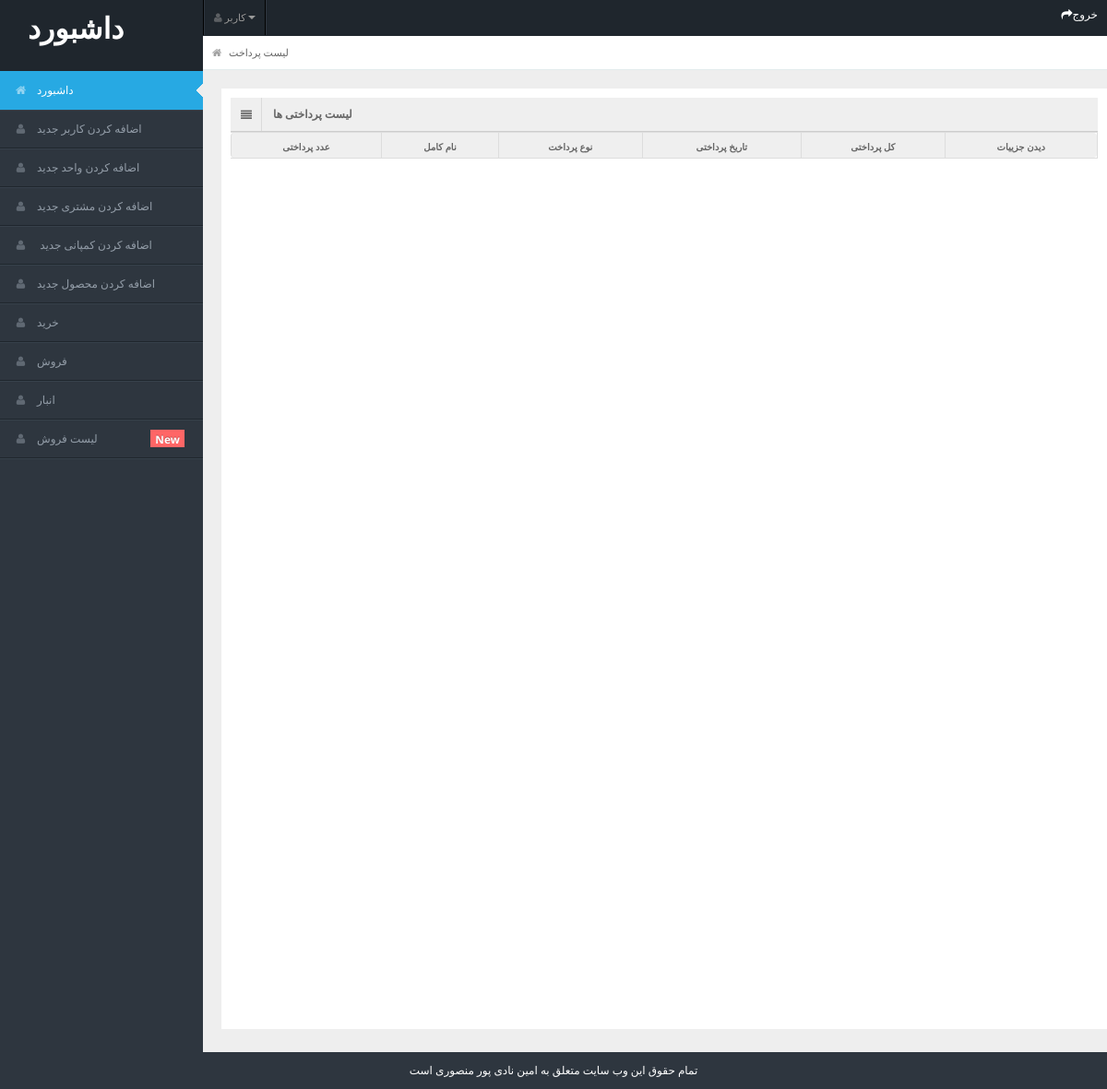
/admin/view_bills.php, run on an earlier commit of the app's database.
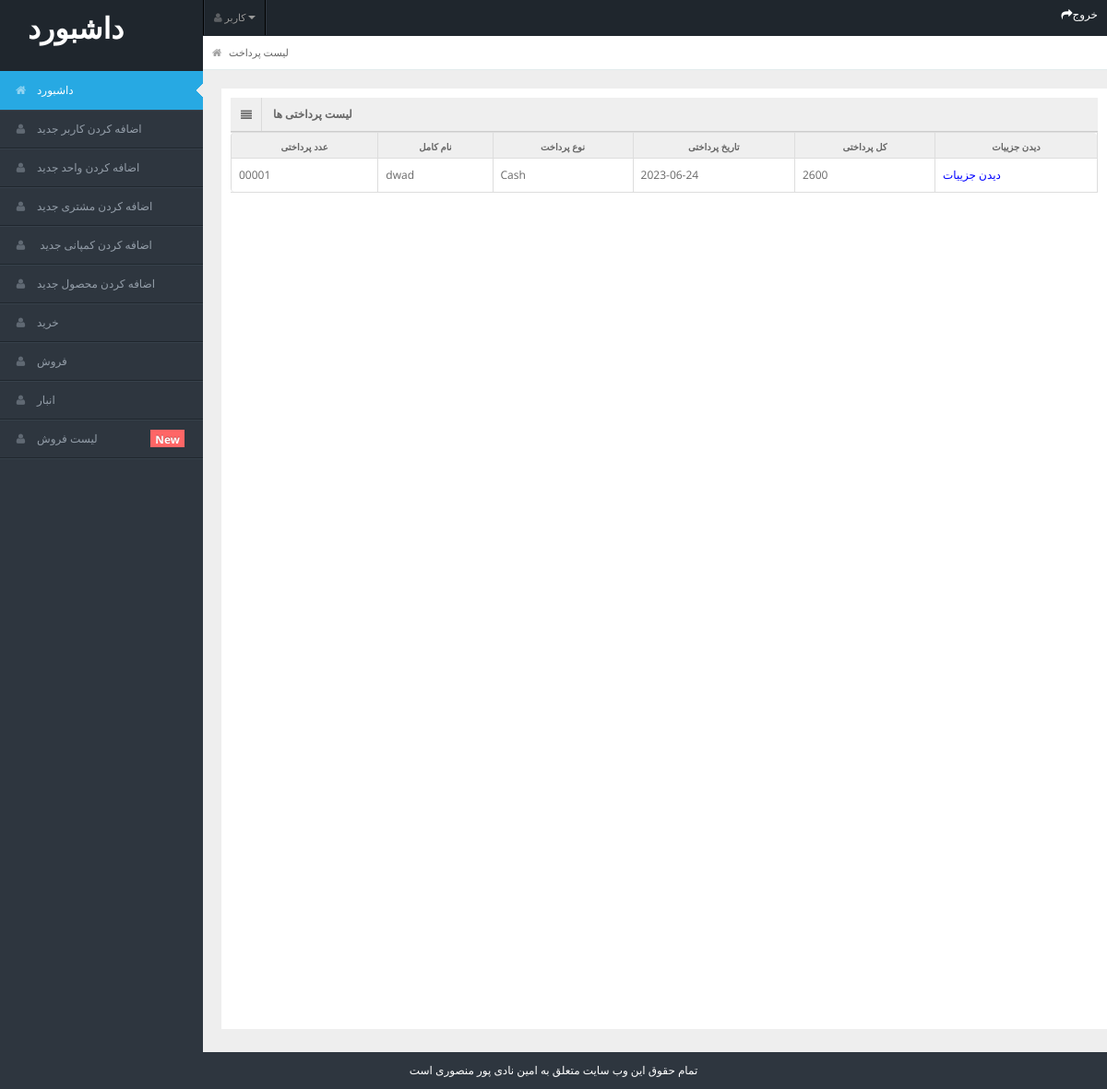
And on a later commit of the database.
### tables this page shows
CREATE TABLE `billing_header` (
  `id` int(5) NOT NULL,
  `full_name` varchar(100) NOT NULL,
  `bill_type` varchar(50) NOT NULL,
  `date` date NOT NULL,
  `bill_no` varchar(10) NOT NULL
);

### admin/view_bills.php (the view)
<?php
include "header.php";
include "../user/connection.php";
?>
<div id="content">
    <div id="content-header">
        <div id="breadcrumb"><a href="index.html" title="Go to Home" class="tip-bottom"><i class="icon-home"></i>
            لیست پرداخت</a></div>
    </div>
    <div class="container-fluid">
        <div class="row-fluid" style="background-color: white; min-height: 1000px; padding:10px;">
            <div class="widget-title"><span class="icon"> <i class="icon-align-justify"></i> </span>
                <h5>لیست پرداختی ها</h5>
             </div>
             <table class="table table-bordered">
            <tr>
                <th>عدد پرداختی</th>
                <th>نام کامل</th>
                <th>نوع پرداخت</th>
                <th>تاریخ پرداختی</th>
                <th>کل پرداختی</th>
                <th>دیدن جزییات</th>
            </tr>
            <?php
            $res=mysqli_query($link,"SELECT * FROM billing_header order by id desc");
            while($row=mysqli_fetch_array($res)){
                echo"<tr>";
                echo"<td>";echo $row["bill_no"];echo"</td>";
                echo"<td>";echo $row["full_name"];echo"</td>";
                echo"<td>";echo $row["bill_type"];echo"</td>";
                echo"<td>";echo $row["date"];echo"</td>";
                echo"<td>";echo get_total($row["id"],$link);echo"</td>";
                echo"<td>";?><a href="view_bill_details.php?id=<?= $row["id"];?>" style="color: blue;">دیدن جزییات </a><?php echo"</td>";
                echo"</tr>";
            }
            ?>
        </table>
            </div>
    </div>
</div>
<?php
function get_total($bill_id,$link){
    $total=0;
    $res=mysqli_query($link,"SELECT * FROM billing_details WHERE bill_id=$bill_id");
    while($row=mysqli_fetch_array($res)){
        $total=$total+($row["price"] * $row["qty"]);
    }
    return $total;
}
?>
<?php
include "footer.php";
?>

### admin/header.php (shortened to what this page needs)
<!DOCTYPE html>
<html lang="en">
<head>
    <link rel="stylesheet" href="css/bootstrap.min.css"/>
    <link rel="stylesheet" href="css/bootstrap-responsive.min.css"/>
    <link rel="stylesheet" href="css/fullcalendar.css"/>
    <link rel="stylesheet" href="css/matrix-style.css"/>
    <link rel="stylesheet" href="css/matrix-media.css"/>
    <link href="font-awesome/css/font-awesome.css" rel="stylesheet"/>
    <link rel="stylesheet" href="css/jquery.gritter.css"/>
</head>
<body>
<div id="header">
    <h2 style="color: white;position: absolute">
        <a href="dashboard.html" style="color:white; margin-left: 30px; margin-top: 40px">داشبورد</a>
    </h2>
</div>
<div id="user-nav" class="navbar navbar-inverse">
    <ul class="nav">
        <li class="dropdown" id="profile-messages">
            <a title="" href="#" data-toggle="dropdown" data-target="#profile-messages" class="dropdown-toggle"><i
                    class="icon icon-user"></i> <span class="text">کاربر</span><b class="caret"></b></a>
        </li>
    </ul>
</div>
<div id="sidebar">
    <ul>
        <li class="active">
            <a href="index.html"><i class="icon icon-home"></i><span>داشبورد</span></a>
        </li>
        <li class="">
            <a href="./add_new_user.php"><i class="icon icon-user"></i><span>اضافه کردن کاربر جدید</span></a>
        </li>
        <li class="">
            <a href="./add_new_unit.php"><i class="icon icon-user"></i><span>اضافه کردن واحد جدید</span></a>
        </li>
        <li class="">
            <a href="./add_new_party.php"><i class="icon icon-user"></i><span>اضافه کردن مشتری جدید</span></a>
        </li>
        <li class="">
            <a href="./add_company.php"><i class="icon icon-user"></i><span> اضافه کردن کمپانی جدید</span></a>
        </li>
        <li class="">
            <a href="./add_products.php"><i class="icon icon-user"></i><span>اضافه کردن محصول جدید</span></a>
        </li>
        <li class="">
            <a href="./purchase_master.php"><i class="icon icon-user"></i><span>خرید</span></a>
        </li>
        <li class="">
            <a href="./sales_master.php"><i class="icon icon-user"></i><span>فروش</span></a>
        </li>
        <li class="">
            <a href="./stock_master.php"><i class="icon icon-user"></i><span>انبار</span></a>
        </li>
        <li class="">
            <a href="./view_bills.php"><i class="icon icon-user"></i><span>لیست فروش </span><span
                class="label label-important">New</span></a></a>
        </li>
    </ul>
</div>
<div id="search">
        <a href="index.html" style="color:white"><i class="icon icon-share-alt"></i><span>خروج</span></a>
</div>

### admin/footer.php (shortened to what this page needs)
<div class="row-fluid">
    <div id="footer" class="span12" style="color:white"> تمام حقوق این وب سایت متعلق به امین نادی پور منصوری است</div>
</div>
</body>
</html>

### admin/css/matrix-style.css (style rules this page uses)
* { outline:none !important; -moz-outline: none !important; }
html, body { height:100% }
body { overflow-x: hidden; margin-top: -10px; font-family: 'Open Sans', sans-serif; font-size:12px; color:#666; }
a { color:#666; }
select, textarea, input[type="text"], input[type="password"], input[type="datetime"], input[type="datetime-local"], input[type="date"], input[type="month"], input[type="time"], input[type="week"], input[type="number"], input[type="email"], input[type="url"], input[type="search"], input[type="tel"], input[type="color"], .uneditable-input, .label, .dropdown-menu, .btn, .well, .progress, .table-bordered, .btn-group > .btn:first-child, .btn-group > .btn:last-child, .btn-group > .btn:last-child, .btn-group > .dropdown-toggle, .alert { border-radius:0px; }
#footer { padding:10px; text-align:center; }
.label-important, .badge-important { background:#f74d4d; }
#header { height: 77px; position: relative; width: 100%; z-index: -9; }
#search { position: absolute; z-index: 25; top: 6px; right:10px; }
#user-nav { position: absolute; left: 220px; top:0px; z-index: 20; margin: 0; }
#user-nav > ul { margin: 0; padding: 0; list-style: none; border-right: 1px solid #2e363f;border-left: 1px solid #000; }
#user-nav > ul > li { float: left; list-style-type: none; margin: 0; position: relative; padding: 0; border-left: 1px solid #2e363f; border-right: 1px solid #000; }
#user-nav > ul > li > a { padding:9px 10px; display: block; font-size: 11px; }
#user-nav > ul > li > a > i, #sidebar li a i { opacity: .5; margin-top: 2px; }
#sidebar { display: block; float: left; position: relative; width: 220px; z-index: 16; }
#sidebar > ul { list-style: none; margin: 0px 0 0; padding: 0; position: absolute; width: 220px; }
#sidebar > ul > li { display: block; position: relative; }
#sidebar > ul > li > a { padding: 10px 0 10px 15px; display: block; color: #939da8; }
#sidebar > ul > li > a > i { margin-right: 10px; }
#sidebar > ul > li.active > a { background: url("../img/menu-active.png") no-repeat scroll right center transparent !important; text-decoration:none; }
#sidebar > ul > li > a > .label { margin: 0 20px 0 0; float: right; padding: 3px 5px 2px; }
#content { background: none repeat scroll 0 0 #eeeeee; margin-left: 220px; margin-right: 0; padding-bottom: 25px; position: relative; min-height:100%; width: auto; }
#content-header { position: abslute; width: 100%; margin-top: -38px; z-index: 20; }
.container-fluid .row-fluid:first-child { margin-top: 20px; }
#breadcrumb { background-color: #fff; border-bottom: 1px solid #e3ebed; }
#breadcrumb a { padding: 8px 20px 8px 10px; display: inline-block; background-image: url('../img/breadcrumb.png'); background-position: center right; background-repeat: no-repeat; font-size: 11px; color: #666666; }
#breadcrumb a:last-child { background-image:none; }
#breadcrumb a i { margin-right: 5px; opacity: .6; }
.stat-boxes .peity_bar_good, .stat-boxes .peity_line_good, { color: #459D1C; }
.widget-title, .modal-header, .table th, div.dataTables_wrapper .ui-widget-header { background:#efefef; border-bottom: 1px solid #CDCDCD; height: 36px; }
.widget-title span.icon { padding: 9px 10px 7px 11px; float: left; border-right:1px solid #dadada; }
.widget-title h5 { color: #666; float: left; font-size: 12px; font-weight: bold; padding: 12px; line-height: 12px; margin: 0; }
.table th { height: auto; font-size: 10px; padding: 5px 10px 2px; border-bottom: 0; text-align: center; color: #666666; }

### admin/css/matrix-media.css (style rules this page uses)
body { background:#2E363F; }
#header { background-color: #1f262d; margin-top:10px; }
#sidebar > ul { border-bottom: 1px solid #37414b }
#sidebar > ul > li { border-top: 1px solid #37414b; border-bottom: 1px solid #1f262d; }
#sidebar > ul > li.active { background-color: #27a9e3; border-bottom: 1px solid #27a9e3; border-top: 1px solid #27a9e3; }
#sidebar > ul > li.active a { color:#fff; text-decoration:none; }
#sidebar > ul > li > a > .label { background-color:#F66; }

What changed in the data, as far as the page shows it:
added billing_header: bill_no "00001", full_name "dwad", bill_type "Cash", date "2023-06-24", id "2600"
